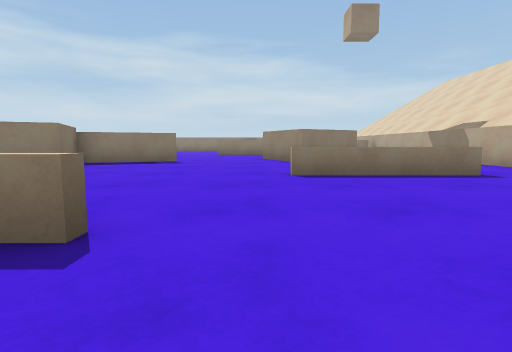
View 1 (above)

23 first-person views from a walk through a scene from a Unity 3-D project. The camera is 0.5 m above the floor, tilts 6° down and sees 80° across. The floor is counted in squares, 1 m on a side. Each view is taken from the middle of a square. On the plan, view 1 faces up. The plan holds only what a view shows up to about 9 squares ahead; the rest is blank. The place goes on beyond the plan. The player is left out.

View 2
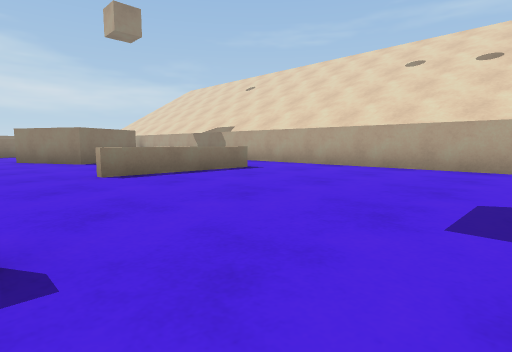

View 3
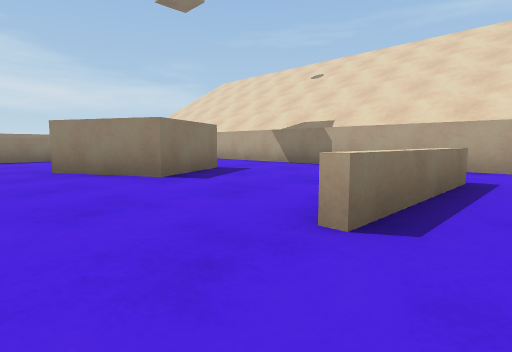

View 4
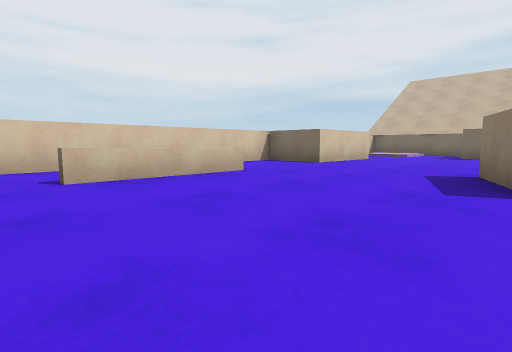

View 5
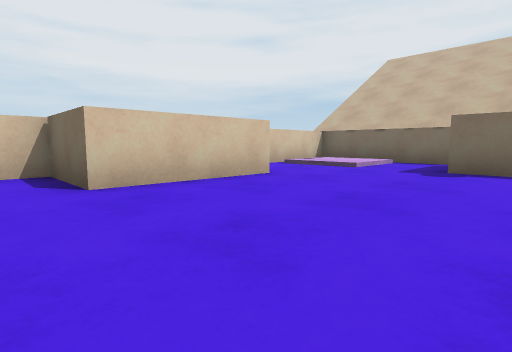

View 6
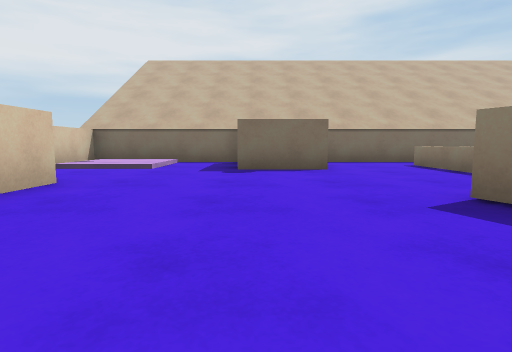

View 7
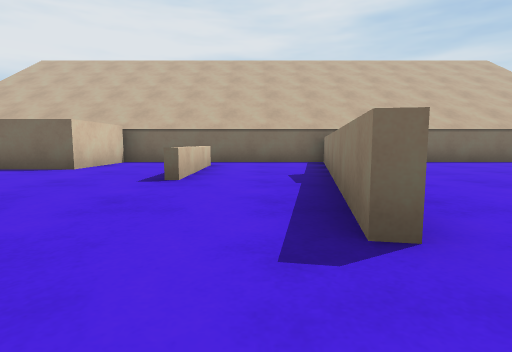

View 8
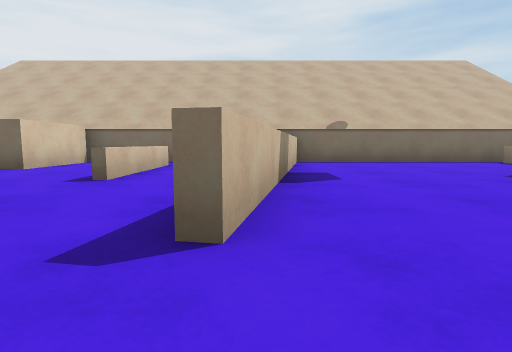

View 9
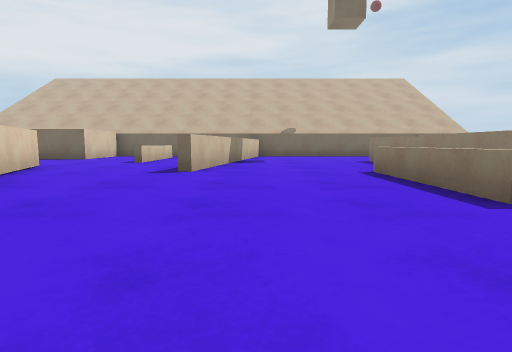

View 10
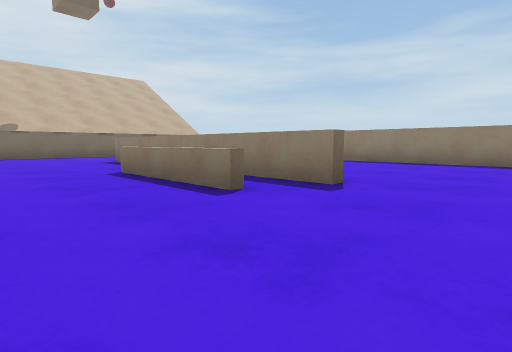

View 11
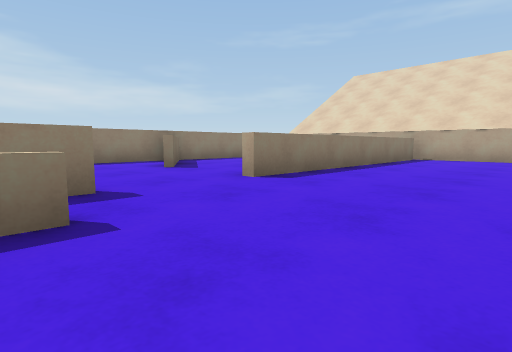

View 12
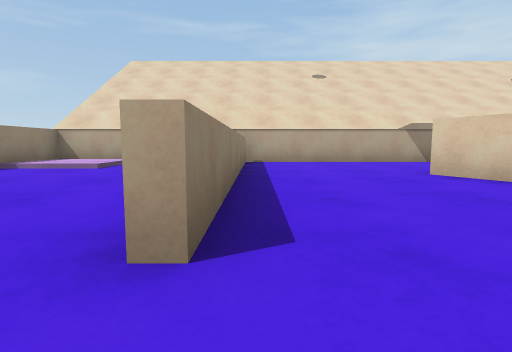

View 13
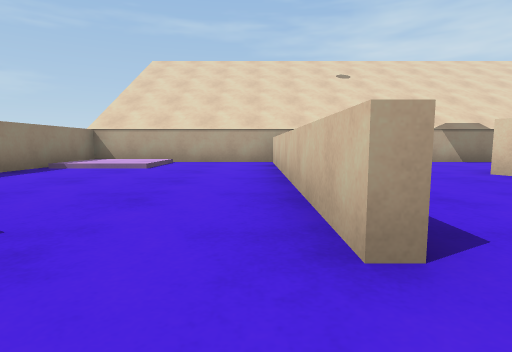

View 14
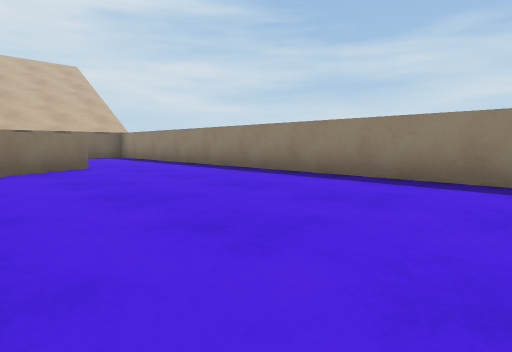

View 15
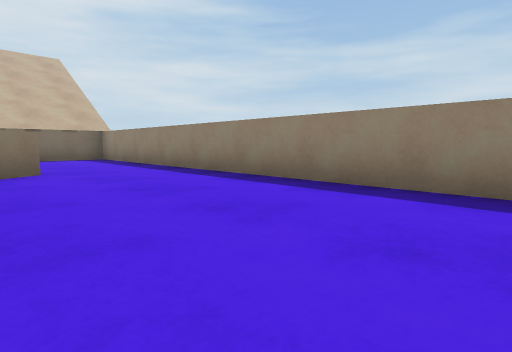

View 16
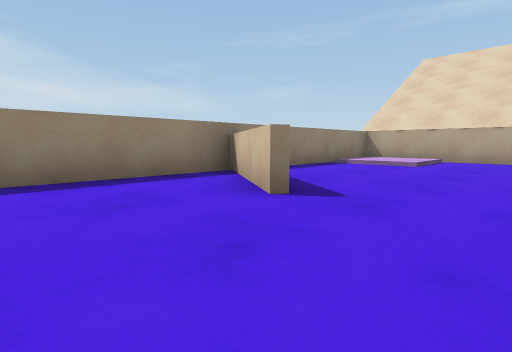

View 17
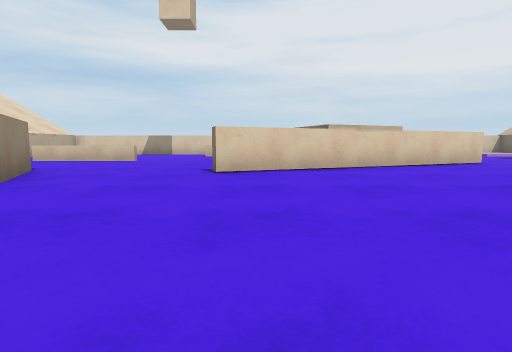

View 18
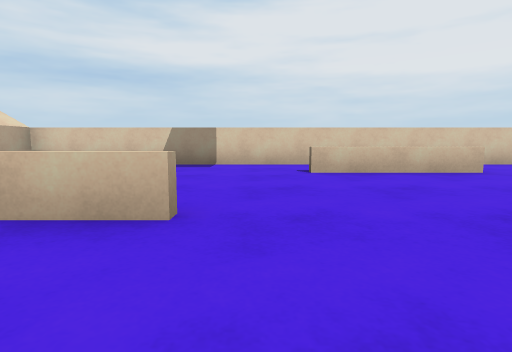

View 19
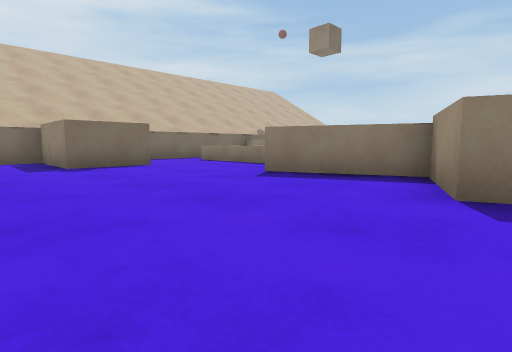

View 20
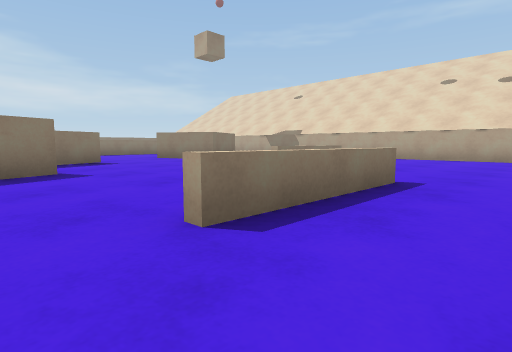

View 21
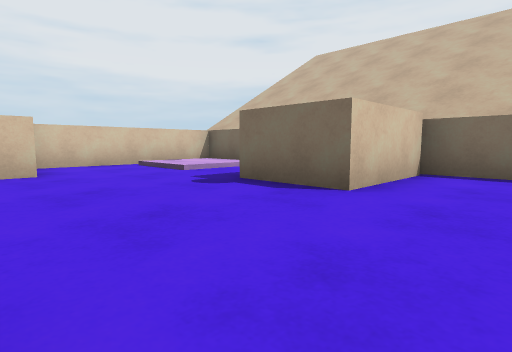

View 22
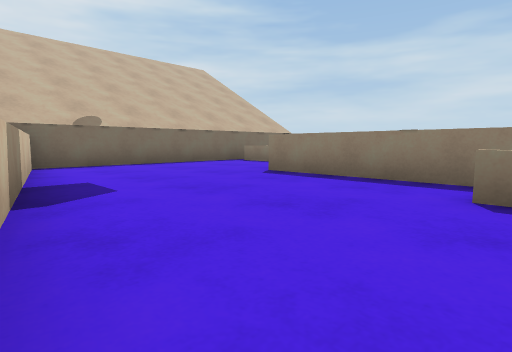

View 23
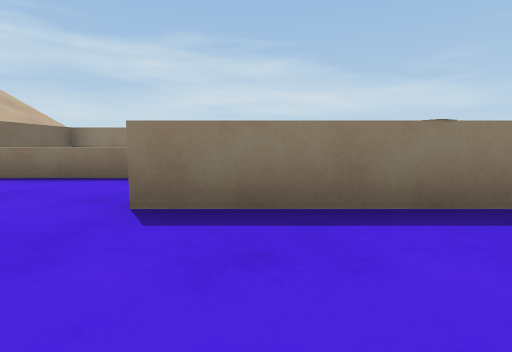

### Floor plan
Key: @ floor where view 1 was taken; # wall or solid block; . main floor; : floor 0.1 m higher than the main floor; / step, stairs or slope; = window, fence, low wall or low ledge; ^ raised ledge; B block.
Columns run from 15 left of view 1 to 6 right of it. Each row starts with its distance up from view 1.
 20 ######################
 19 #.............##..///#
 18 #.............#.../:/#
 17 #=...#........#...///#
 16 #=...##..............#
 15 #.....#..............#
 14 #....^^^^^^#..^^^^^^##
 13 #.......===..........#
 12 #....................#
 11 #^^#.............B...#
 10 #..##^^#.......BB ...#
  9 #...............BBB..#
  8 #.====.....###.......#
  7 #.......##BB.........#
  6 #......##BBB.........#
  5 #BBB......B.....^^^..#
  4 #BBB.................#
  3 #....................#
  2 #///.......====......#
  1 #/:/.^^^^............#
  0 #///.^  ^......@.....#
 -1 #####^  ^#############

Where each view was taken, in squares from view 1:
view 1: 0 up, 0 right, facing up
view 2: 0 up, 1 left, facing up-right
view 3: 4 up, 1 left, facing up-right
view 4: 6 up, 0 right, facing down-left
view 5: 5 up, 6 left, facing down-left
view 6: 4 up, 6 left, facing left
view 7: 9 up, 6 left, facing left
view 8: 10 up, 6 left, facing left
view 9: 11 up, 2 left, facing left
view 10: 11 up, 2 left, facing up-left
view 11: 11 up, 5 left, facing up-right
view 12: 14 up, 3 left, facing right
view 13: 15 up, 3 left, facing right
view 14: 15 up, 3 left, facing up-left
view 15: 16 up, 4 left, facing up-left
view 16: 15 up, 4 left, facing up-right
view 17: 14 up, 3 left, facing down
view 18: 7 up, 0 right, facing down
view 19: 2 up, 5 left, facing up-left
view 20: 0 up, 5 left, facing up-right
view 21: 7 up, 9 left, facing down-left
view 22: 10 up, 7 left, facing up-left
view 23: 12 up, 10 left, facing up
